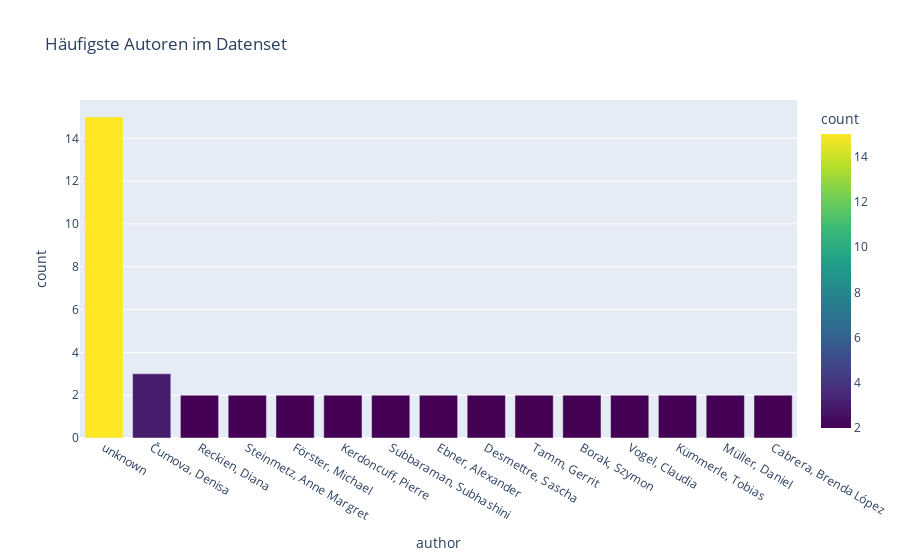

The notebook cell this image was saved under:
### Code cell
# Balkendiagramm erstellen
fig1 = px.bar(author_counts, x='author', y='count', height=550,
             title='Häufigste Autoren im Datenset', color='count', color_continuous_scale='Viridis')

# Diagramm anzeigen
fig1.show()

### Figure 1 — Plotly figure (JSON) as saved in the notebook; plotly's stock layout.template omitted (floating-point values rounded to 4 significant figures)
{"data": [{"alignmentgroup": "True", "hovertemplate": "author=%{x}<br>count=%{marker.color}<extra></extra>", "legendgroup": "", "marker": {"color": [15, 3, 2, 2, 2, 2, 2, 2, 2, 2, 2, 2, 2, 2, 2], "coloraxis": "coloraxis", "pattern": {"shape": ""}}, "name": "", "offsetgroup": "", "orientation": "v", "showlegend": false, "textposition": "auto", "x": ["unknown", "Čumova, Denisa", "Reckien, Diana", "Steinmetz, Anne Margret", "Förster, Michael", "Kerdoncuff, Pierre", "Subbaraman, Subhashini", "Ebner, Alexander", "Desmettre, Sascha", "Tamm, Gerrit", "Borak, Szymon", "Vogel, Claudia", "Kümmerle, Tobias", "Müller, Daniel", "Cabrera, Brenda López"], "xaxis": "x", "y": [15, 3, 2, 2, 2, 2, 2, 2, 2, 2, 2, 2, 2, 2, 2], "yaxis": "y", "type": "bar"}], "layout": {"xaxis": {"anchor": "y", "domain": [0, 1], "title": {"text": "author"}, "type": "category", "range": [-0.5, 14.5], "autorange": true}, "yaxis": {"anchor": "x", "domain": [0, 1], "title": {"text": "count"}, "type": "linear", "range": [0, 15.79], "autorange": true}, "coloraxis": {"colorbar": {"title": {"text": "count"}}, "colorscale": [[0, "#440154"], [0.1111, "#482878"], [0.2222, "#3e4989"], [0.3333, "#31688e"], [0.4444, "#26828e"], [0.5556, "#1f9e89"], [0.6667, "#35b779"], [0.7778, "#6ece58"], [0.8889, "#b5de2b"], [1, "#fde725"]]}, "legend": {"tracegroupgap": 0}, "title": {"text": "Häufigste Autoren im Datenset"}, "barmode": "relative", "autosize": true}}
